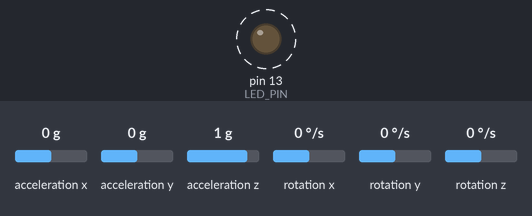
Bench run of a sketch on a simulated Arduino Uno, built with avr-gcc and run on an emulated ATmega328P. On the bench: output pins drawn as LEDs (lit = HIGH). Dashed ring = blinking. Inputs (shaded band) come from the test bench; at power-on: acceleration z 1 g, acceleration x 0 g, acceleration y 0 g, rotation x 0 °/s, rotation y 0 °/s, rotation z 0 °/s. What the sketch prints to the serial monitor is not drawn.

Above: at 1.2 s.
1.3 s: acceleration z set to 0 g
4.3 s: acceleration x set to 0.8 g
At 5.1 s:
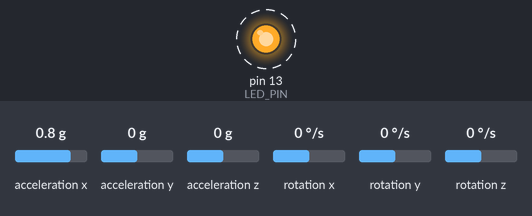
7.3 s: acceleration x set to 0 g
10.3 s: acceleration x set to 1.4 g
At 11.2 s:
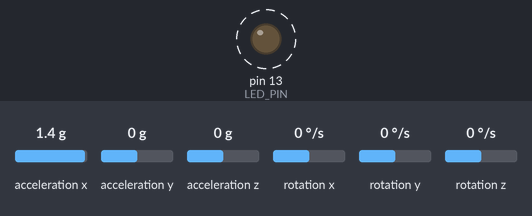
Timing chart, 0 to 60.8 s (numbered marks = the images above; inputs shaded):
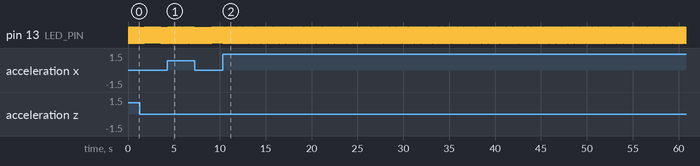

The sketch:

MPU6050_raw.ino
```cpp
// I2C device class (I2Cdev) demonstration Arduino sketch for MPU6050 class
// 10/7/2011 by Jeff Rowberg <jeff@rowberg.net>
// Updates should (hopefully) always be available at https://github.com/jrowberg/i2cdevlib
//
// Changelog:
//     2011-10-07 - initial release

/* ============================================
I2Cdev device library code is placed under the MIT license
Copyright (c) 2011 Jeff Rowberg

Permission is hereby granted, free of charge, to any person obtaining a copy
of this software and associated documentation files (the "Software"), to deal
in the Software without restriction, including without limitation the rights
to use, copy, modify, merge, publish, distribute, sublicense, and/or sell
copies of the Software, and to permit persons to whom the Software is
furnished to do so, subject to the following conditions:

The above copyright notice and this permission notice shall be included in
all copies or substantial portions of the Software.

THE SOFTWARE IS PROVIDED "AS IS", WITHOUT WARRANTY OF ANY KIND, EXPRESS OR
IMPLIED, INCLUDING BUT NOT LIMITED TO THE WARRANTIES OF MERCHANTABILITY,
FITNESS FOR A PARTICULAR PURPOSE AND NONINFRINGEMENT. IN NO EVENT SHALL THE
AUTHORS OR COPYRIGHT HOLDERS BE LIABLE FOR ANY CLAIM, DAMAGES OR OTHER
LIABILITY, WHETHER IN AN ACTION OF CONTRACT, TORT OR OTHERWISE, ARISING FROM,
OUT OF OR IN CONNECTION WITH THE SOFTWARE OR THE USE OR OTHER DEALINGS IN
THE SOFTWARE.
===============================================
*/

// Arduino Wire library is required if I2Cdev I2CDEV_ARDUINO_WIRE implementation
// is used in I2Cdev.h
#include "Wire.h"

// I2Cdev and MPU6050 must be installed as libraries, or else the .cpp/.h files
// for both classes must be in the include path of your project
#include "I2Cdev.h"
#include "MPU6050.h"

// class default I2C address is 0x68
// specific I2C addresses may be passed as a parameter here
// AD0 low = 0x68 (default for InvenSense evaluation board)
// AD0 high = 0x69
MPU6050 accelgyro;

int16_t ax, ay, az;
int16_t gx, gy, gz;

#define LED_PIN 13
bool blinkState = false;

int16_t standard_ax = 0,standard_ay = 0,standard_az = 0;
int16_t standard_gx = 0,standard_gy = 0,standard_gz = 0;

int16_t max_ax_drift = 0;
void calibration()
{
  int16_t ax[10], ay[10], az[10];
  int16_t gx[10], gy[10], gz[10];
  int32_t t_ax = 0,t_ay = 0,t_az = 0;
  int32_t t_gx = 0,t_gy = 0,t_gz = 0;
  int16_t max_ax = 0;
  for(int i = 0;i<10;i++)
  {
    accelgyro.getMotion6(&ax[i], &ay[i], &az[i], &gx[i], &gy[i], &gz[i]);
    t_ax += ax[i];
    t_ay += ay[i];
    t_az += az[i];
    t_gx += gx[i];
    t_gy += gy[i];
    t_gz += gz[i];
    //max_ax = max_ax > ax[i]?max_ax
    Serial.print(ax[i]); Serial.print("\t");
  }
  standard_ax = t_ax/10;
  standard_ay = t_ay/10;
  standard_az = t_az/10;
  standard_gx = t_gx/10;
  standard_gy = t_gy/10;
  standard_gz = t_gz/10;
  for(int i = 0;i< 9;i++)
  {
    int16_t drift = abs(ax[i]-standard_ax);
    int16_t drift1 = abs(ax[i+1]-standard_ax);
    max_ax_drift = drift > drift1?drift:drift1;
    }
    Serial.print(t_ax);Serial.print("\t");
    Serial.print(max_ax_drift);Serial.print("\t");
    Serial.println(standard_ax);
  }
void setup() {
    // join I2C bus (I2Cdev library doesn't do this automatically)
    Wire.begin();

    // initialize serial communication
    // (38400 chosen because it works as well at 8MHz as it does at 16MHz, but
    // it's really up to you depending on your project)
    Serial.begin(9600);

    // initialize device
    Serial.println("Initializing I2C devices...");
    accelgyro.initialize();

    // verify connection
    Serial.println("Testing device connections...");
    Serial.println(accelgyro.testConnection() ? "MPU6050 connection successful" : "MPU6050 connection failed");

        accelgyro.setXAccelOffset(-5466);
    accelgyro.setYAccelOffset(-1103);
    accelgyro.setZAccelOffset(1095);
    accelgyro.setXGyroOffset(-17);
    accelgyro.setYGyroOffset(-39);
    accelgyro.setZGyroOffset(-60);
    // configure Arduino LED for
    pinMode(LED_PIN, OUTPUT);
    calibration();
}

void loop() {
    // read raw accel/gyro measurements from device
    accelgyro.getMotion6(&ax, &ay, &az, &gx, &gy, &gz);

    // these methods (and a few others) are also available
    //accelgyro.getAcceleration(&ax, &ay, &az);
    //accelgyro.getRotation(&gx, &gy, &gz);

    // display tab-separated accel/gyro x/y/z values

    /*
    if(abs(ax-standard_ax)> max_ax_drift * 3)
    {
      Serial.print("a/g:\t");
      Serial.print(standard_ax); Serial.print("\t");
      Serial.print(max_ax_drift*3); Serial.print("\t");
      Serial.println(ax);
    }
    */
    Serial.print(ax); Serial.print("\t");
    Serial.print(ay); Serial.print("\t");
    Serial.print(az); Serial.print("\t");
    Serial.print(gx); Serial.print("\t");
    Serial.print(gy); Serial.print("\t");
    Serial.println(gz);
    //Serial.println(standard_ax);

    // blink LED to indicate activity
    blinkState = !blinkState;
    digitalWrite(LED_PIN, blinkState);
}
```

Measured:
- after the input at 4.3 s, pin 13 (LED_PIN): alternates HIGH for 0.02 s and LOW for 0.02 s, starting after 0.17 s
- after the input at 10.3 s, pin 13 (LED_PIN): alternates HIGH for 0.02 s and LOW for 0.02 s, starting after 0.16 s
- by itself, pin 13 (LED_PIN): alternates HIGH for 0.01 s and LOW for 0.01 s
